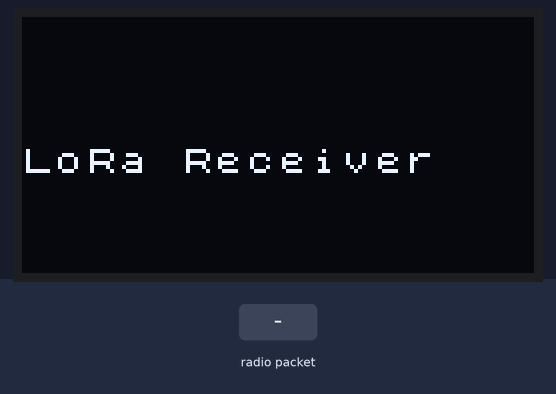
Bench run of a sketch on a simulated Arduino Uno, built for the host (arithmetic inside an expression is 32-bit, double 64-bit). On the bench: 128×64 one-colour display. Inputs (shaded band) come from the test bench. No radio packets arrive unless stated; what the sketch prints to the serial monitor is not drawn.

Above: at 2.2 s.
2.3 s: radio packet "1" arrives
At 4.3 s:
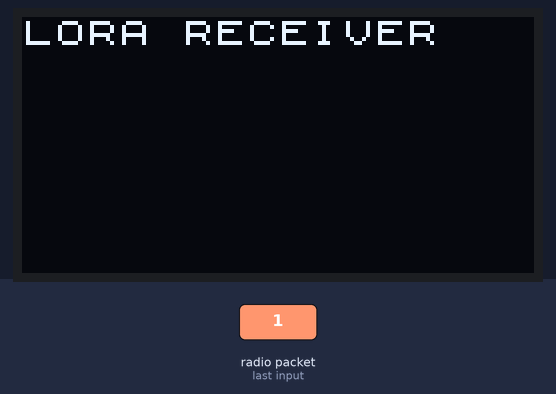
Timing chart, 0 to 5.8 s (numbered marks = the images above; inputs shaded):
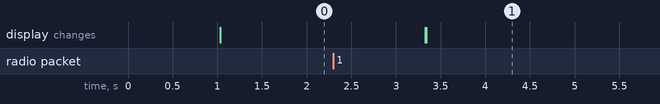

Measured:
- after the input at 2.3 s, the display: first changes after 1.0 s (image 1 shows a later state)

The sketch:

RS_lora.ino
```cpp
#include <U8x8lib.h>
#include <LoRa.h>
#include <SPI.h>
#include <Wire.h>


// WIFI_LoRa_32 ports
// GPIO5  -- SX1278's SCK
// GPIO19 -- SX1278's MISO
// GPIO27 -- SX1278's MOSI
// GPIO18 -- SX1278's CS
// GPIO14 -- SX1278's RESET
// GPIO26 -- SX1278's IRQ(Interrupt Request)

#define SS      18
#define RST     14
#define DI0     26
#define BAND    915E6 // North America

// the OLED used
U8X8_SSD1306_128X64_NONAME_SW_I2C u8x8(/* clock=*/ 15, /* data=*/ 4, /* reset=*/ 16);

String LoRa_Data;

void setup() {

  SPI.begin(5, 19, 27, 18);
  LoRa.setPins(SS, RST, DI0);

  Serial.begin(9600);
  while (!Serial);
  delay(1000);

  u8x8.begin();
  u8x8.setFont(u8x8_font_chroma48medium8_r);

  Serial.println("LoRa Receiver");
  u8x8.drawString(0, 4, "LoRa Receiver");

  if (!LoRa.begin(BAND)) {
    Serial.println("Starting LoRa failed!");
    u8x8.drawString(0, 1, "Starting LoRa failed!");
    while (1);
  }
}

void loop() {

  // try to parse packet
  int packetSize = LoRa.parsePacket();
  if (packetSize) {
    // received a packet
    Serial.print("RX PACK '");

    // read packet
    while (LoRa.available()) {
      LoRa_Data = LoRa.readString();
      Serial.print(LoRa_Data);
    }

    // print RSSI of packet
    int rssi = LoRa.packetRssi();
    Serial.print(" with RSSI ");
    Serial.println(rssi);

    // Display information
   u8x8.clearDisplay();
   u8x8.setCursor(0,0);
   u8x8.print("LORA RECEIVER");
   u8x8.setCursor(0,20);
   u8x8.print(LoRa_Data);
   u8x8.setCursor(60,40);
   u8x8.print(rssi);
   u8x8.display();
  }

}
```
